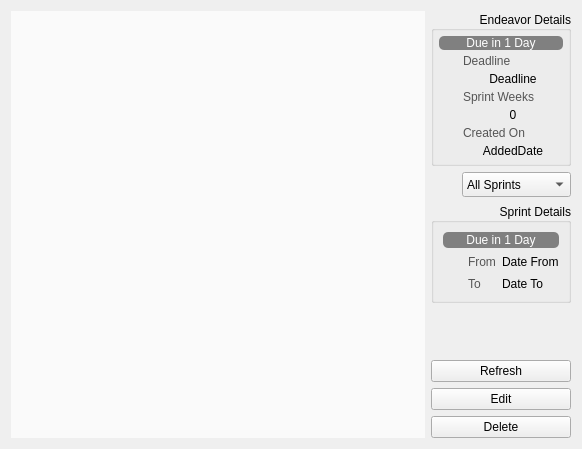
<?xml version="1.0" encoding="UTF-8"?>
<ui version="4.0">
 <class>QProjectWidget</class>
 <widget class="QWidget" name="QProjectWidget">
  <property name="geometry">
   <rect>
    <x>0</x>
    <y>0</y>
    <width>582</width>
    <height>449</height>
   </rect>
  </property>
  <property name="windowTitle">
   <string>Form</string>
  </property>
  <layout class="QHBoxLayout" name="horizontalLayout">
   <item>
    <widget class="QScrollArea" name="scrollArea">
     <property name="palette">
      <palette>
       <active>
        <colorrole role="Base">
         <brush brushstyle="SolidPattern">
          <color alpha="255">
           <red>255</red>
           <green>255</green>
           <blue>255</blue>
          </color>
         </brush>
        </colorrole>
        <colorrole role="Window">
         <brush brushstyle="SolidPattern">
          <color alpha="255">
           <red>250</red>
           <green>250</green>
           <blue>250</blue>
          </color>
         </brush>
        </colorrole>
       </active>
       <inactive>
        <colorrole role="Base">
         <brush brushstyle="SolidPattern">
          <color alpha="255">
           <red>255</red>
           <green>255</green>
           <blue>255</blue>
          </color>
         </brush>
        </colorrole>
        <colorrole role="Window">
         <brush brushstyle="SolidPattern">
          <color alpha="255">
           <red>250</red>
           <green>250</green>
           <blue>250</blue>
          </color>
         </brush>
        </colorrole>
       </inactive>
       <disabled>
        <colorrole role="Base">
         <brush brushstyle="SolidPattern">
          <color alpha="255">
           <red>250</red>
           <green>250</green>
           <blue>250</blue>
          </color>
         </brush>
        </colorrole>
        <colorrole role="Window">
         <brush brushstyle="SolidPattern">
          <color alpha="255">
           <red>250</red>
           <green>250</green>
           <blue>250</blue>
          </color>
         </brush>
        </colorrole>
       </disabled>
      </palette>
     </property>
     <property name="frameShape">
      <enum>QFrame::NoFrame</enum>
     </property>
     <property name="verticalScrollBarPolicy">
      <enum>Qt::ScrollBarAlwaysOff</enum>
     </property>
     <property name="widgetResizable">
      <bool>true</bool>
     </property>
     <widget class="QWidget" name="scrollAreaWidgetContents">
      <property name="geometry">
       <rect>
        <x>0</x>
        <y>0</y>
        <width>416</width>
        <height>431</height>
       </rect>
      </property>
      <layout class="QVBoxLayout" name="verticalLayout_4">
       <property name="spacing">
        <number>0</number>
       </property>
       <property name="leftMargin">
        <number>0</number>
       </property>
       <property name="topMargin">
        <number>0</number>
       </property>
       <property name="rightMargin">
        <number>0</number>
       </property>
       <property name="bottomMargin">
        <number>0</number>
       </property>
       <item>
        <layout class="QHBoxLayout" name="hLayoutLists">
         <property name="spacing">
          <number>10</number>
         </property>
         <property name="leftMargin">
          <number>5</number>
         </property>
         <property name="topMargin">
          <number>5</number>
         </property>
         <property name="rightMargin">
          <number>5</number>
         </property>
         <property name="bottomMargin">
          <number>5</number>
         </property>
        </layout>
       </item>
      </layout>
     </widget>
    </widget>
   </item>
   <item>
    <layout class="QVBoxLayout" name="verticalLayout">
     <item>
      <widget class="QGroupBox" name="groupBox">
       <property name="minimumSize">
        <size>
         <width>140</width>
         <height>0</height>
        </size>
       </property>
       <property name="title">
        <string>Endeavor Details</string>
       </property>
       <property name="alignment">
        <set>Qt::AlignRight|Qt::AlignTrailing|Qt::AlignVCenter</set>
       </property>
       <property name="checkable">
        <bool>false</bool>
       </property>
       <layout class="QGridLayout" name="gridLayout">
        <property name="leftMargin">
         <number>5</number>
        </property>
        <property name="topMargin">
         <number>5</number>
        </property>
        <property name="rightMargin">
         <number>5</number>
        </property>
        <property name="bottomMargin">
         <number>5</number>
        </property>
        <property name="spacing">
         <number>4</number>
        </property>
        <item row="6" column="1">
         <widget class="QLabel" name="lblSprintWeeks">
          <property name="toolTip">
           <string>Sprint Number</string>
          </property>
          <property name="text">
           <string>0</string>
          </property>
          <property name="alignment">
           <set>Qt::AlignCenter</set>
          </property>
         </widget>
        </item>
        <item row="9" column="1">
         <widget class="QLabel" name="label_2">
          <property name="palette">
           <palette>
            <active>
             <colorrole role="WindowText">
              <brush brushstyle="SolidPattern">
               <color alpha="255">
                <red>85</red>
                <green>85</green>
                <blue>85</blue>
               </color>
              </brush>
             </colorrole>
            </active>
            <inactive>
             <colorrole role="WindowText">
              <brush brushstyle="SolidPattern">
               <color alpha="255">
                <red>85</red>
                <green>85</green>
                <blue>85</blue>
               </color>
              </brush>
             </colorrole>
            </inactive>
            <disabled>
             <colorrole role="WindowText">
              <brush brushstyle="SolidPattern">
               <color alpha="255">
                <red>120</red>
                <green>120</green>
                <blue>120</blue>
               </color>
              </brush>
             </colorrole>
            </disabled>
           </palette>
          </property>
          <property name="text">
           <string>Created On</string>
          </property>
         </widget>
        </item>
        <item row="10" column="1">
         <widget class="QLabel" name="lblAddedDate">
          <property name="text">
           <string>AddedDate</string>
          </property>
          <property name="alignment">
           <set>Qt::AlignCenter</set>
          </property>
         </widget>
        </item>
        <item row="5" column="0">
         <widget class="QLabel" name="lblicoSprint">
          <property name="maximumSize">
           <size>
            <width>20</width>
            <height>20</height>
           </size>
          </property>
          <property name="toolTip">
           <string>Sprint Number</string>
          </property>
          <property name="text">
           <string/>
          </property>
          <property name="pixmap">
           <pixmap resource="resources.qrc">:/images/sprintweek.png</pixmap>
          </property>
          <property name="scaledContents">
           <bool>true</bool>
          </property>
         </widget>
        </item>
        <item row="9" column="0">
         <widget class="QLabel" name="lblicoAddedDate_2">
          <property name="text">
           <string/>
          </property>
          <property name="pixmap">
           <pixmap resource="resources.qrc">:/images/due.png</pixmap>
          </property>
         </widget>
        </item>
        <item row="4" column="1">
         <widget class="QLabel" name="lblDeadline">
          <property name="maximumSize">
           <size>
            <width>16777215</width>
            <height>15</height>
           </size>
          </property>
          <property name="text">
           <string>Deadline</string>
          </property>
          <property name="alignment">
           <set>Qt::AlignCenter</set>
          </property>
         </widget>
        </item>
        <item row="1" column="1">
         <widget class="QLabel" name="lbltxtDeadline">
          <property name="palette">
           <palette>
            <active>
             <colorrole role="WindowText">
              <brush brushstyle="SolidPattern">
               <color alpha="255">
                <red>85</red>
                <green>85</green>
                <blue>85</blue>
               </color>
              </brush>
             </colorrole>
            </active>
            <inactive>
             <colorrole role="WindowText">
              <brush brushstyle="SolidPattern">
               <color alpha="255">
                <red>85</red>
                <green>85</green>
                <blue>85</blue>
               </color>
              </brush>
             </colorrole>
            </inactive>
            <disabled>
             <colorrole role="WindowText">
              <brush brushstyle="SolidPattern">
               <color alpha="255">
                <red>120</red>
                <green>120</green>
                <blue>120</blue>
               </color>
              </brush>
             </colorrole>
            </disabled>
           </palette>
          </property>
          <property name="text">
           <string>Deadline</string>
          </property>
         </widget>
        </item>
        <item row="1" column="0">
         <widget class="QLabel" name="lblicoDeadline">
          <property name="text">
           <string/>
          </property>
          <property name="pixmap">
           <pixmap resource="resources.qrc">:/images/due.png</pixmap>
          </property>
         </widget>
        </item>
        <item row="0" column="0" colspan="2">
         <widget class="QLabel" name="lblNotify">
          <property name="font">
           <font>
            <weight>50</weight>
            <bold>false</bold>
            <kerning>false</kerning>
           </font>
          </property>
          <property name="toolTip">
           <string>Due date</string>
          </property>
          <property name="styleSheet">
           <string notr="true">border-radius: 5px; background-color: gray; color:white; padding: 0 5px 0 5px;</string>
          </property>
          <property name="text">
           <string>Due in 1 Day</string>
          </property>
          <property name="textFormat">
           <enum>Qt::PlainText</enum>
          </property>
          <property name="scaledContents">
           <bool>false</bool>
          </property>
          <property name="alignment">
           <set>Qt::AlignCenter</set>
          </property>
          <property name="margin">
           <number>3</number>
          </property>
         </widget>
        </item>
        <item row="5" column="1">
         <widget class="QLabel" name="label">
          <property name="palette">
           <palette>
            <active>
             <colorrole role="WindowText">
              <brush brushstyle="SolidPattern">
               <color alpha="255">
                <red>85</red>
                <green>85</green>
                <blue>85</blue>
               </color>
              </brush>
             </colorrole>
            </active>
            <inactive>
             <colorrole role="WindowText">
              <brush brushstyle="SolidPattern">
               <color alpha="255">
                <red>85</red>
                <green>85</green>
                <blue>85</blue>
               </color>
              </brush>
             </colorrole>
            </inactive>
            <disabled>
             <colorrole role="WindowText">
              <brush brushstyle="SolidPattern">
               <color alpha="255">
                <red>120</red>
                <green>120</green>
                <blue>120</blue>
               </color>
              </brush>
             </colorrole>
            </disabled>
           </palette>
          </property>
          <property name="text">
           <string>Sprint Weeks</string>
          </property>
         </widget>
        </item>
       </layout>
      </widget>
     </item>
     <item>
      <layout class="QHBoxLayout" name="horizontalLayout_3">
       <item>
        <widget class="QLabel" name="label_3">
         <property name="maximumSize">
          <size>
           <width>25</width>
           <height>25</height>
          </size>
         </property>
         <property name="text">
          <string/>
         </property>
         <property name="pixmap">
          <pixmap resource="resources.qrc">:/images/sprintweek.png</pixmap>
         </property>
         <property name="scaledContents">
          <bool>true</bool>
         </property>
        </widget>
       </item>
       <item>
        <widget class="QComboBox" name="cmbSprints">
         <property name="minimumSize">
          <size>
           <width>0</width>
           <height>25</height>
          </size>
         </property>
         <property name="toolTip">
          <string>Select Sprint To Display</string>
         </property>
         <property name="editable">
          <bool>false</bool>
         </property>
         <item>
          <property name="text">
           <string>All Sprints</string>
          </property>
         </item>
        </widget>
       </item>
      </layout>
     </item>
     <item>
      <widget class="QGroupBox" name="gbxSprint">
       <property name="minimumSize">
        <size>
         <width>0</width>
         <height>100</height>
        </size>
       </property>
       <property name="title">
        <string>Sprint Details</string>
       </property>
       <property name="alignment">
        <set>Qt::AlignRight|Qt::AlignTrailing|Qt::AlignVCenter</set>
       </property>
       <layout class="QGridLayout" name="gridLayout_2">
        <item row="1" column="0" colspan="3">
         <widget class="QLabel" name="lblSprintNotify">
          <property name="font">
           <font>
            <weight>50</weight>
            <bold>false</bold>
            <kerning>false</kerning>
           </font>
          </property>
          <property name="toolTip">
           <string>Due date</string>
          </property>
          <property name="styleSheet">
           <string notr="true">border-radius: 5px; background-color: gray; color:white; padding: 0 5px 0 5px;</string>
          </property>
          <property name="text">
           <string>Due in 1 Day</string>
          </property>
          <property name="textFormat">
           <enum>Qt::PlainText</enum>
          </property>
          <property name="scaledContents">
           <bool>false</bool>
          </property>
          <property name="alignment">
           <set>Qt::AlignCenter</set>
          </property>
          <property name="margin">
           <number>3</number>
          </property>
         </widget>
        </item>
        <item row="3" column="0">
         <widget class="QLabel" name="lblicoDeadline_2">
          <property name="text">
           <string/>
          </property>
          <property name="pixmap">
           <pixmap resource="resources.qrc">:/images/due.png</pixmap>
          </property>
         </widget>
        </item>
        <item row="3" column="1">
         <widget class="QLabel" name="lbltxtFrom">
          <property name="palette">
           <palette>
            <active>
             <colorrole role="WindowText">
              <brush brushstyle="SolidPattern">
               <color alpha="255">
                <red>85</red>
                <green>85</green>
                <blue>85</blue>
               </color>
              </brush>
             </colorrole>
            </active>
            <inactive>
             <colorrole role="WindowText">
              <brush brushstyle="SolidPattern">
               <color alpha="255">
                <red>85</red>
                <green>85</green>
                <blue>85</blue>
               </color>
              </brush>
             </colorrole>
            </inactive>
            <disabled>
             <colorrole role="WindowText">
              <brush brushstyle="SolidPattern">
               <color alpha="255">
                <red>120</red>
                <green>120</green>
                <blue>120</blue>
               </color>
              </brush>
             </colorrole>
            </disabled>
           </palette>
          </property>
          <property name="text">
           <string>From</string>
          </property>
         </widget>
        </item>
        <item row="3" column="2">
         <widget class="QLabel" name="lblSprintFrom">
          <property name="text">
           <string>Date From</string>
          </property>
         </widget>
        </item>
        <item row="4" column="2">
         <widget class="QLabel" name="lblSprintTo">
          <property name="maximumSize">
           <size>
            <width>16777215</width>
            <height>15</height>
           </size>
          </property>
          <property name="text">
           <string>Date To</string>
          </property>
         </widget>
        </item>
        <item row="4" column="1">
         <widget class="QLabel" name="lbltxtTo">
          <property name="palette">
           <palette>
            <active>
             <colorrole role="WindowText">
              <brush brushstyle="SolidPattern">
               <color alpha="255">
                <red>85</red>
                <green>85</green>
                <blue>85</blue>
               </color>
              </brush>
             </colorrole>
            </active>
            <inactive>
             <colorrole role="WindowText">
              <brush brushstyle="SolidPattern">
               <color alpha="255">
                <red>85</red>
                <green>85</green>
                <blue>85</blue>
               </color>
              </brush>
             </colorrole>
            </inactive>
            <disabled>
             <colorrole role="WindowText">
              <brush brushstyle="SolidPattern">
               <color alpha="255">
                <red>120</red>
                <green>120</green>
                <blue>120</blue>
               </color>
              </brush>
             </colorrole>
            </disabled>
           </palette>
          </property>
          <property name="text">
           <string>To</string>
          </property>
         </widget>
        </item>
       </layout>
      </widget>
     </item>
     <item>
      <spacer name="verticalSpacer_2">
       <property name="orientation">
        <enum>Qt::Vertical</enum>
       </property>
       <property name="sizeHint" stdset="0">
        <size>
         <width>20</width>
         <height>40</height>
        </size>
       </property>
      </spacer>
     </item>
     <item>
      <widget class="QPushButton" name="btnRefresh">
       <property name="text">
        <string>Refresh</string>
       </property>
       <property name="icon">
        <iconset resource="resources.qrc">
         <normaloff>:/images/reload.png</normaloff>:/images/reload.png</iconset>
       </property>
       <property name="iconSize">
        <size>
         <width>20</width>
         <height>20</height>
        </size>
       </property>
      </widget>
     </item>
     <item>
      <widget class="QPushButton" name="btnEdit">
       <property name="text">
        <string>Edit</string>
       </property>
       <property name="icon">
        <iconset resource="resources.qrc">
         <normaloff>:/images/edit.png</normaloff>:/images/edit.png</iconset>
       </property>
       <property name="iconSize">
        <size>
         <width>20</width>
         <height>20</height>
        </size>
       </property>
      </widget>
     </item>
     <item>
      <widget class="QPushButton" name="btnDelete">
       <property name="text">
        <string>Delete</string>
       </property>
       <property name="icon">
        <iconset resource="resources.qrc">
         <normaloff>:/images/delete.png</normaloff>:/images/delete.png</iconset>
       </property>
       <property name="iconSize">
        <size>
         <width>20</width>
         <height>20</height>
        </size>
       </property>
      </widget>
     </item>
    </layout>
   </item>
  </layout>
 </widget>
 <resources>
  <include location="resources.qrc"/>
 </resources>
 <connections/>
</ui>
